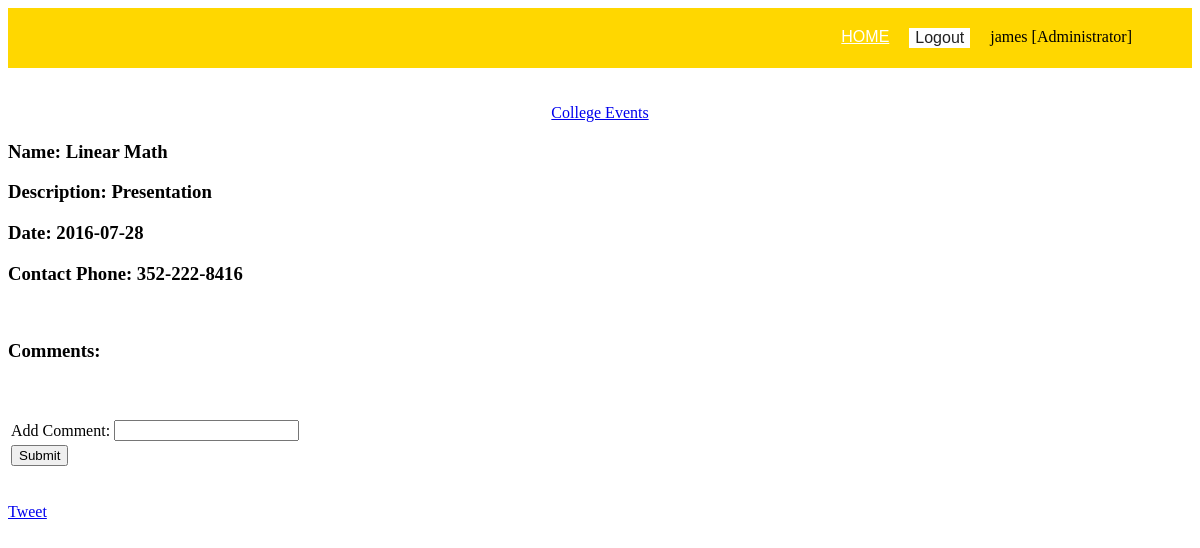
Screenshot of /events.php (signed in) with the database file from the repository.
### tables this page shows
CREATE TABLE `my_event` (
  `evt_id` int(11) NOT NULL,
  `evt_time` time NOT NULL,
  `evt_comment` text NOT NULL,
  `evt_date` date NOT NULL,
  `evt_contact` varchar(15) NOT NULL,
  `evt_name` varchar(50) NOT NULL,
  `evt_description` varchar(50) DEFAULT NULL,
  `location` varchar(50) NOT NULL
);

### events.php (the view, shortened to what this page needs)
<?php
include "header.php";
function listEventInfo() {
	include "dbhandler.php";
	try{
		$dbh = new PDO("mysql:host=$server;dbname=$db_name", $user, $pass);
		$dbh->setAttribute(PDO::ATTR_ERRMODE, PDO::ERRMODE_EXCEPTION);
		$stmt = $dbh->prepare("SELECT e.evt_name, e.evt_description, e.evt_date, e.evt_contact, e.evt_id, e.evt_comment FROM my_event e, public p WHERE e.evt_id = p.evt_id");
		$stmt->bindParam(':evt_id', $_GET['evt_id'], PDO::PARAM_INT);
		$stmt->execute();
		$result = $stmt->fetch(PDO::FETCH_ASSOC);
		echo "<h3>Name: " . $result['evt_name'] . "</h3>";
		echo "<h3>Description: " . $result['evt_description'] . "</h3>";
		echo "<h3>Date: " . $result['evt_date'] . "</h3>";
		echo "<h3>Contact Phone: " . $result['evt_contact'] . "</h3>";
	}
	catch(Exception $e){
		echo 'We are unable to process your request. Please try again later';
	}
}
function listCommentsAndRatings() {
	try{
		echo "<h3>Comments: </h3>";
	}
	catch(Exception $e){
		echo 'We are unable to process your request. Please try again later';
	}
}?>
<div id="page">
	<br><br><center><div class="logo"><a href="index.php";
	color: #333333;">College Events</a></div></center>
		<?php
			listEventInfo();
			echo "<br>";
			listCommentsAndRatings();
		?>
	<div id="page">
	<br><br>
			<form>
				<table>
					<tr><td> <label for="text">Add Comment:</label> </td>
						<td> <input type="text" id="comment" name="comment" value="" maxlength="150" /> </td></tr>
			</form>
			<form method="post" action="comment.php">
					<tr><td><input type="submit" value="Submit"> </td></tr>
			</form>
			</div>
		<br>
		<a class="twitter-share-button"	href="https://twitter.com/share">Tweet</a>
	</div>
</body>

### rows the page displays
my_event: evt_name "Linear Math", evt_description "Presentation", evt_date "2016-07-28", evt_contact "352-222-8416"

### other values shown
$_SESSION['username'] "james"
